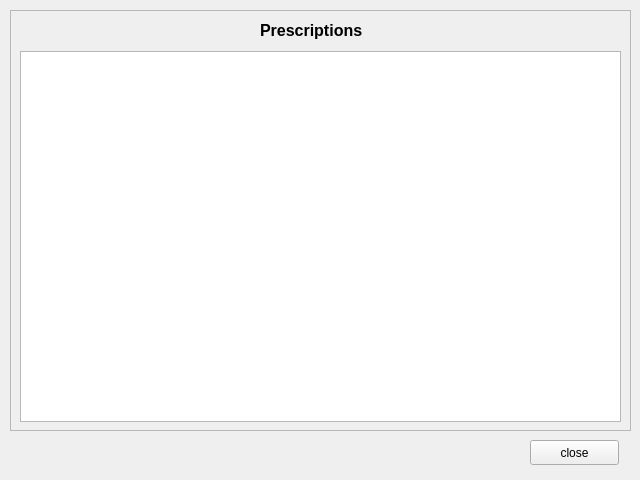
<?xml version="1.0" encoding="UTF-8"?>
<ui version="4.0">
 <class>prescriptionList</class>
 <widget class="QWidget" name="prescriptionList">
  <property name="geometry">
   <rect>
    <x>0</x>
    <y>0</y>
    <width>640</width>
    <height>480</height>
   </rect>
  </property>
  <property name="windowTitle">
   <string>Notices</string>
  </property>
  <widget class="QFrame" name="frame">
   <property name="geometry">
    <rect>
     <x>10</x>
     <y>10</y>
     <width>621</width>
     <height>421</height>
    </rect>
   </property>
   <property name="frameShape">
    <enum>QFrame::StyledPanel</enum>
   </property>
   <property name="frameShadow">
    <enum>QFrame::Raised</enum>
   </property>
   <widget class="QLabel" name="prescriptionListLabel">
    <property name="geometry">
     <rect>
      <x>250</x>
      <y>0</y>
      <width>131</width>
      <height>41</height>
     </rect>
    </property>
    <property name="styleSheet">
     <string notr="true">font-size:12pt;
font-weight: bold;</string>
    </property>
    <property name="text">
     <string>Prescriptions</string>
    </property>
   </widget>
   <widget class="QTableWidget" name="tableWidget">
    <property name="geometry">
     <rect>
      <x>10</x>
      <y>41</y>
      <width>601</width>
      <height>371</height>
     </rect>
    </property>
   </widget>
  </widget>
  <widget class="QPushButton" name="okbutton">
   <property name="geometry">
    <rect>
     <x>530</x>
     <y>440</y>
     <width>89</width>
     <height>25</height>
    </rect>
   </property>
   <property name="text">
    <string>close</string>
   </property>
  </widget>
 </widget>
 <resources/>
 <connections/>
</ui>
